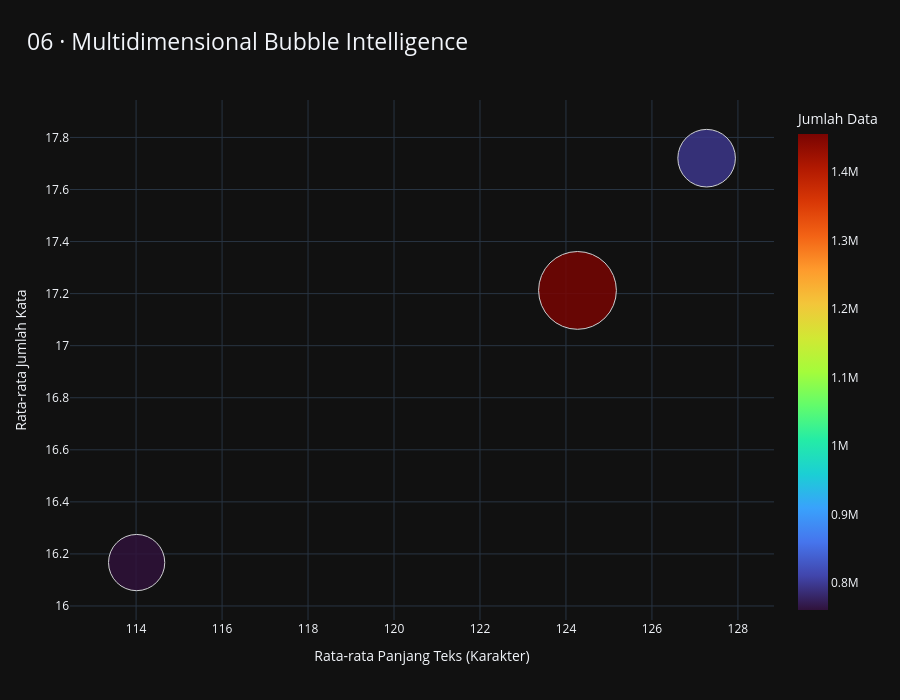

Notebook source saved alongside this figure:
### Code cell
# ============================================================
# VISUALISASI 6 — MULTIDIMENSIONAL BUBBLE INTELLIGENCE
# ============================================================

df_multi = df_label.copy()

df_multi = df_multi.replace(
    [np.inf, -np.inf],
    np.nan
).dropna(
    subset=["Rata_Karakter", "Rata_Kata"]
)

# Ukuran gelembung memakai jumlah data
fig6 = px.scatter(
    df_multi,
    x="Rata_Karakter",
    y="Rata_Kata",
    size="Jumlah_Data",
    color="Jumlah_Data",
    hover_name="Label",
    size_max=55,
    color_continuous_scale="Turbo",
    custom_data=["Label", "Jumlah_Data"],
    title="06 · Multidimensional Bubble Intelligence",
    labels={
        "Rata_Karakter": "Rata-rata Panjang Teks (Karakter)",
        "Rata_Kata": "Rata-rata Jumlah Kata",
        "Jumlah_Data": "Jumlah Baris"
    },
    hover_data={
        "Jumlah_Data": ":,",
        "Rata_Karakter": ":.2f",
        "Rata_Kata": ":.2f"
    }
)

fig6.update_traces(
    marker=dict(
        opacity=0.82,
        line=dict(width=1, color="#F8FAFC")
    )
)

fig6.update_layout(
    template=TEMA,
    height=700,
    title=dict(
        x=0.03,
        font=dict(size=23)
    ),
    coloraxis_colorbar=dict(
        title="Jumlah Data"
    ),
    margin=dict(l=70, r=50, t=100, b=80)
)

fig6.show()

### Figure 1 — Plotly figure (JSON) as saved in the notebook; plotly's stock layout.template omitted (floating-point values rounded to 4 significant figures)
{"data": [{"customdata": [["Islam", 1455099], ["Catholic", 797131], ["Protestant", 760587]], "hovertemplate": "<b>%{hovertext}</b><br><br>Rata-rata Panjang Teks (Karakter)=%{x:.2f}<br>Rata-rata Jumlah Kata=%{y:.2f}<br>Jumlah Baris=%{marker.color:,}<extra></extra>", "hovertext": ["Islam", "Catholic", "Protestant"], "legendgroup": "", "marker": {"color": [1455099, 797131, 760587], "coloraxis": "coloraxis", "line": {"color": "#F8FAFC", "width": 1}, "opacity": 0.82, "size": [1455099, 797131, 760587], "sizemode": "area", "sizeref": 481.0, "symbol": "circle"}, "mode": "markers", "name": "", "orientation": "v", "showlegend": false, "type": "scatter", "x": [124.3, 127.3, 114.0], "xaxis": "x", "y": [17.21, 17.72, 16.17], "yaxis": "y"}], "layout": {"coloraxis": {"autocolorscale": false, "colorbar": {"title": {"text": "Jumlah Data"}}, "colorscale": [[0, "#30123b"], [0.07143, "#4145ab"], [0.1429, "#4675ed"], [0.2143, "#39a2fc"], [0.2857, "#1bcfd4"], [0.3571, "#24eca6"], [0.4286, "#61fc6c"], [0.5, "#a4fc3b"], [0.5714, "#d1e834"], [0.6429, "#f3c63a"], [0.7143, "#fe9b2d"], [0.7857, "#f36315"], [0.8571, "#d93806"], [0.9286, "#b11901"], [1, "#7a0402"]]}, "height": 700, "legend": {"itemsizing": "constant", "tracegroupgap": 0}, "margin": {"b": 80, "l": 70, "r": 50, "t": 100}, "title": {"font": {"size": 23}, "text": "06 · Multidimensional Bubble Intelligence", "x": 0.03}, "xaxis": {"anchor": "y", "domain": [0, 1], "title": {"text": "Rata-rata Panjang Teks (Karakter)"}}, "yaxis": {"anchor": "x", "domain": [0, 1], "title": {"text": "Rata-rata Jumlah Kata"}}}}
